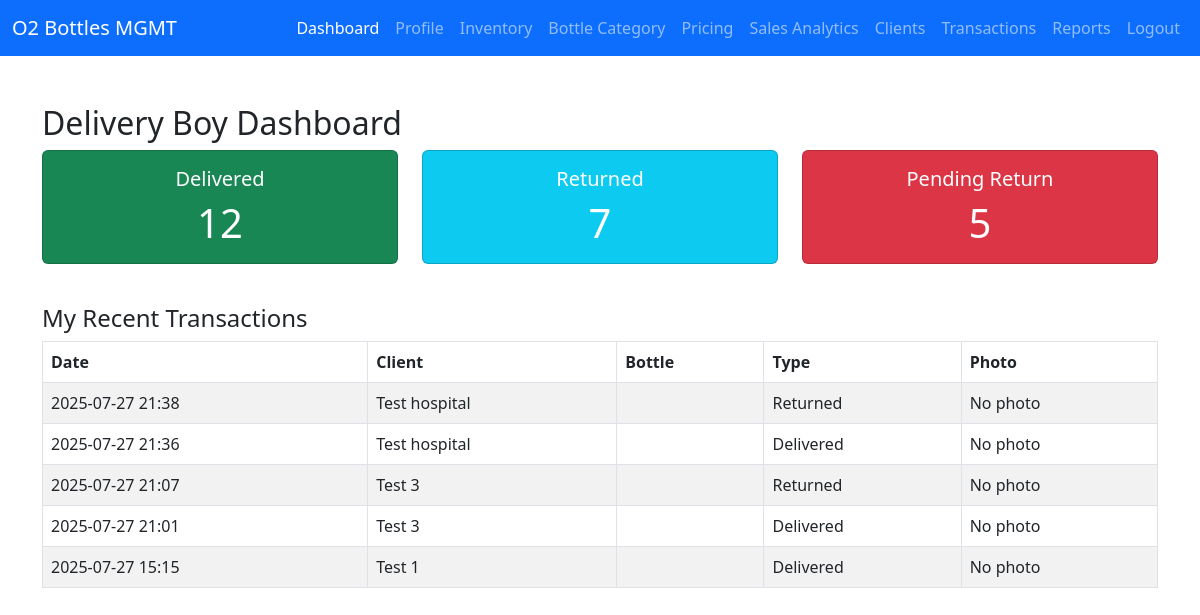
/delivery-dashboard/ (signed in), run on an earlier commit of the app's database.
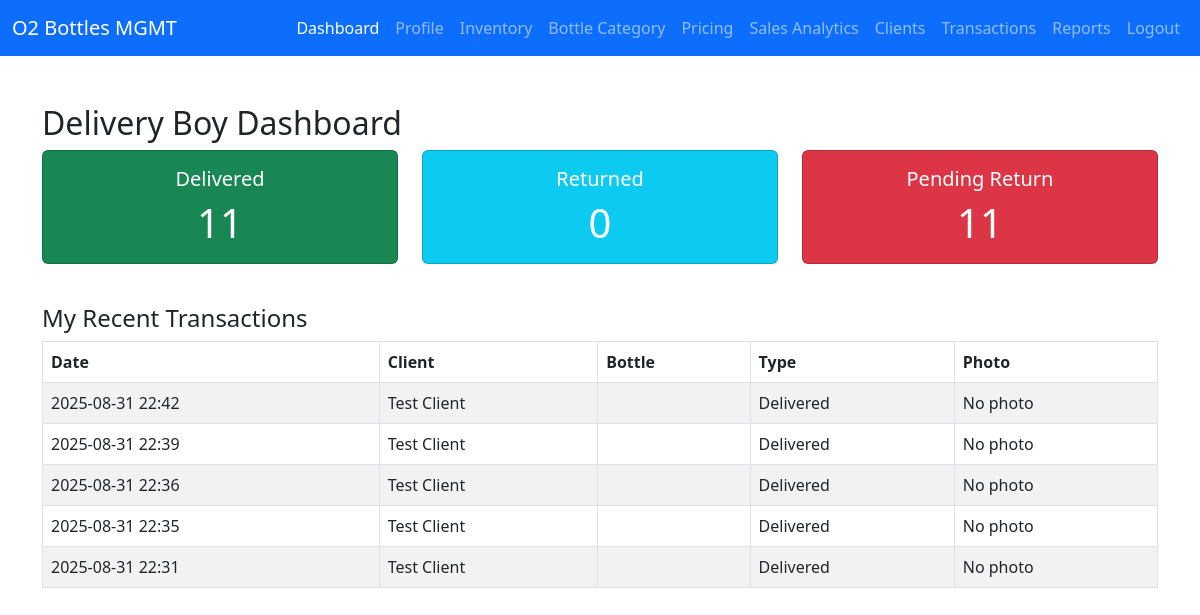
And on a later commit of the database.
### bottle_MGMT/models.py (models this page shows, shortened)
class Transaction(models.Model):
    TRANSACTION_TYPE = [
        ('delivered', 'Delivered'),
        ('returned', 'Returned'),
    ]
    bottles = models.ManyToManyField(Bottle)
    client = models.ForeignKey(Client, on_delete=models.CASCADE)
    date = models.DateTimeField(default=timezone.now, help_text="Date and time of the transaction")
    custom_date = models.DateTimeField(null=True, blank=True, help_text="Optional custom date for the transaction. If not provided, current date/time will be used.")
    delivered_by = models.ForeignKey(User, on_delete=models.SET_NULL, null=True)
    transaction_type = models.CharField(max_length=10, choices=TRANSACTION_TYPE)
    billed = models.BooleanField(default=False)  # Track if this transaction has been billed

class Client(models.Model):
    ROLE_CHOICES = [
        ('customer', 'Customer'),
        ('admin', 'Admin'),
    ]
    name = models.CharField(max_length=100)
    contact = models.CharField(max_length=10)
    alt_contact = models.CharField(max_length=10, blank=True, null=True)
    email = models.EmailField()
    address = models.TextField()
    company_name = models.CharField(max_length=150, blank=True, null=True)
    gst_number = models.CharField(max_length=20, blank=True, null=True)
    role = models.CharField(max_length=10, choices=ROLE_CHOICES, default='customer')
    owner_gst = models.CharField(max_length=20, blank=True, null=True)
    bank_account = models.CharField(max_length=50, blank=True, null=True)
    card = models.CharField(max_length=50, blank=True, null=True)
    account_holder = models.CharField(max_length=100, blank=True, null=True)
    account_number = models.CharField(max_length=30, blank=True, null=True)
    ifsc = models.CharField(max_length=15, blank=True, null=True)
    branch = models.CharField(max_length=100, blank=True, null=True)
    account_type = models.CharField(max_length=20, blank=True, null=True)
    mmid = models.CharField(max_length=20, blank=True, null=True)
    vpa = models.CharField("Virtual Payment Address", max_length=100, blank=True, null=True)
    upi_number = models.CharField(max_length=15, blank=True, null=True)
    upi_qr = models.ImageField(upload_to="upi_qr/", blank=True, null=True)

### bottle_MGMT/views.py (the view)
# urls.py: path('delivery-dashboard/', views.delivery_dashboard, name='delivery_dashboard'),
def delivery_dashboard(request):
    delivered = Transaction.objects.filter(delivered_by=request.user, transaction_type='delivered').count()
    returned = Transaction.objects.filter(delivered_by=request.user, transaction_type='returned').count()
    pending = delivered - returned
    recent_transactions = Transaction.objects.filter(delivered_by=request.user).order_by('-date')[:5]
    return render(request, 'delivery_dashboard.html', {
        'delivered': delivered,
        'returned': returned,
        'pending': pending,
        'recent_transactions': recent_transactions,
    })

### templates/delivery_dashboard.html (shortened to what this page needs)
{% extends "base.html" %}
{% load widget_tweaks %}
{% block content %}
    <h2>Delivery Boy Dashboard</h2>
    <div class="row text-center mb-4">
        <div class="col-md-4 col-6">
            <div class="card bg-success text-white mb-3">
                <div class="card-body">
                    <h5 class="card-title">Delivered</h5>
                    <p class="card-text display-6">{{ delivered }}</p>
                </div>
            </div>
        </div>
        <div class="col-md-4 col-6">
            <div class="card bg-info text-white mb-3">
                <div class="card-body">
                    <h5 class="card-title">Returned</h5>
                    <p class="card-text display-6">{{ returned }}</p>
                </div>
            </div>
        </div>
        <div class="col-md-4 col-6">
            <div class="card bg-danger text-white mb-3">
                <div class="card-body">
                    <h5 class="card-title">Pending Return</h5>
                    <p class="card-text display-6">{{ pending }}</p>
                </div>
            </div>
        </div>
    </div>
    <h4>My Recent Transactions</h4>
    <table class="table table-bordered table-striped">
        <thead>
            <tr>
                <th>Date</th>
                <th>Client</th>
                <th>Bottle</th>
                <th>Type</th>
                <th>Photo</th>
            </tr>
        </thead>
        <tbody>
            {% for t in recent_transactions %}
            <tr>
                <td>{{ t.date|date:'Y-m-d H:i' }}</td>
                <td>{{ t.client.name }}</td>
                <td>{{ t.bottle.code }}</td>
                <td>{{ t.get_transaction_type_display }}</td>
                <td>
                    {% if t.photo %}
                        <img src="{{ t.photo.url }}" alt="Bottle Photo" style="max-width:60px; max-height:60px;">
                    {% else %}
                        No photo
                    {% endif %}
                </td>
            </tr>
            {% empty %}
            <tr>
                <td colspan="5" class="text-center">No recent transactions.</td>
            </tr>
            {% endfor %}
        </tbody>
    </table>
{% endblock %}

What changed in the data, as far as the page shows it:
removed Transaction: date "2025-07-27 21:38", client.name "Test hospital", transaction_type "Returned"
removed Transaction: date "2025-07-27 21:36", client.name "Test hospital", transaction_type "Delivered"
removed Transaction: date "2025-07-27 21:07", client.name "Test 3", transaction_type "Returned"
removed Transaction: date "2025-07-27 21:01", client.name "Test 3", transaction_type "Delivered"
removed Transaction: date "2025-07-27 15:15", client.name "Test 1", transaction_type "Delivered"
now on this page (row edited): Transaction: date "2025-08-31 22:42", client.name "Test Client", transaction_type "Delivered"
now on this page (row edited): Transaction: date "2025-08-31 22:39", client.name "Test Client", transaction_type "Delivered"
now on this page (row edited): Transaction: date "2025-08-31 22:36", client.name "Test Client", transaction_type "Delivered"
now on this page (row edited): Transaction: date "2025-08-31 22:35", client.name "Test Client", transaction_type "Delivered"
now on this page (row edited): Transaction: date "2025-08-31 22:31", client.name "Test Client", transaction_type "Delivered"
Also different on the page:
{{ delivered }}: "12" → "11"
{{ returned }}: "7" → "0"
{{ pending }}: "5" → "11"
